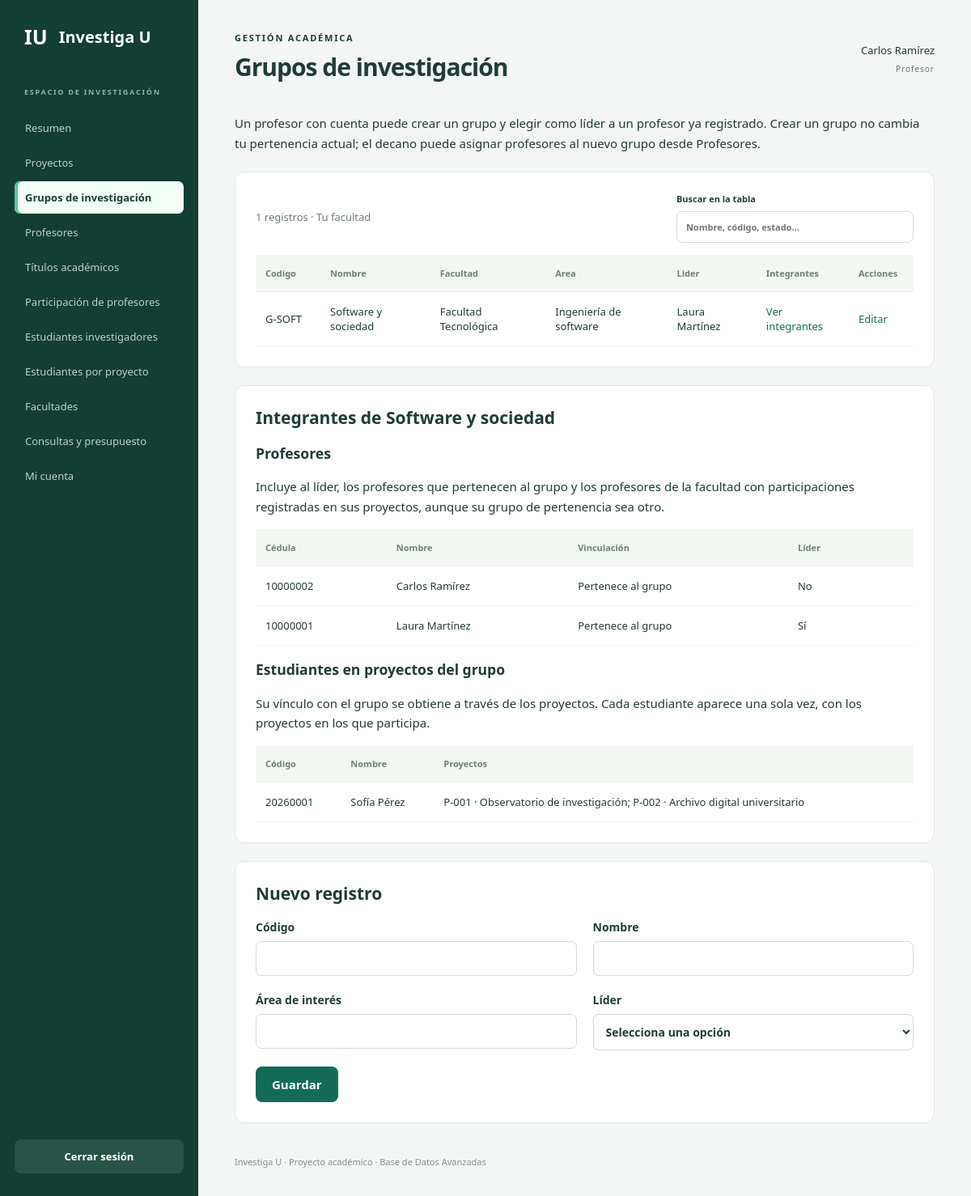
The app's page /?page=grupos&grupo=1 (signed in) with its own data.
### tables this page shows
CREATE TABLE Usuario (
 id_usuario INT AUTO_INCREMENT PRIMARY KEY, correo VARCHAR(180) NOT NULL UNIQUE,
 password VARCHAR(255) NOT NULL, rol ENUM('DECANO','DOCENTE') NOT NULL,
 CHECK(correo REGEXP '^[^[:space:]@]+@[^[:space:]@]+[.][^[:space:]@]+$')
);

CREATE TABLE Facultad (
 id_facultad INT AUTO_INCREMENT PRIMARY KEY,
 nombre VARCHAR(150) NOT NULL UNIQUE, sede VARCHAR(100) NOT NULL,
 CHECK(CHAR_LENGTH(TRIM(nombre))>0), CHECK(CHAR_LENGTH(TRIM(sede))>0)
);

CREATE TABLE Profesor (
 cedula VARCHAR(20) PRIMARY KEY, nombre VARCHAR(150) NOT NULL,
 tiempo_Experiencia INT NOT NULL DEFAULT 0, id INT AUTO_INCREMENT UNIQUE,
 CHECK(CHAR_LENGTH(TRIM(cedula))>0), CHECK(CHAR_LENGTH(TRIM(nombre))>0), CHECK(tiempo_Experiencia>=0)
);

### app/bootstrap.php (called while the page is built, shortened)
<?php
require_once __DIR__.'/datos.php';
function db(): PDO {
    static $pdo;
    if (!$pdo) {
        $pdo=new PDO('mysql:host='.(getenv('DB_HOST')?:'127.0.0.1').';port='.(getenv('DB_PORT')?:'3306').';dbname='.(getenv('DB_NAME')?:'investiga_u').';charset=utf8mb4',getenv('DB_USER')?:'investiga_app',getenv('DB_PASSWORD')?:'', [PDO::ATTR_ERRMODE=>PDO::ERRMODE_EXCEPTION,PDO::ATTR_DEFAULT_FETCH_MODE=>PDO::FETCH_ASSOC,PDO::ATTR_EMULATE_PREPARES=>false]);
        $pdo->exec('SET NAMES utf8mb4 COLLATE utf8mb4_unicode_ci');
        $pdo->exec("SET time_zone = '-05:00'");
    } return $pdo;
}
function rows(string $sql,array $args=[]): array { $q=db()->prepare($sql);$q->execute($args);return $q->fetchAll(); }
function h($v): string { return htmlspecialchars((string)$v,ENT_QUOTES,'UTF-8'); }
function base_path(): string {
 $path=str_replace('\\','/',dirname($_SERVER['SCRIPT_NAME']??'/index.php'));
 return $path==='/'||$path==='.'?'':rtrim($path,'/');
}
function app_url(string $path='/'): string {
 return base_path().$path;
}
function valor_formulario(string $campo,$valor='') {
 return $valor;
}
function user(): ?array {return isset($_SESSION['uid'])?datos_usuario((int)$_SESSION['uid']):null;}

### app/datos.php (called while the page is built, shortened)
<?php
function consulta_entidad(string $entidad): string {
 switch($entidad){
  case 'grupos':return <<<'SQL'
SELECT g.id,g.codigo_grupo codigo,g.nombre,g.area_interes,t.id_facultad facultad_id,p.id lider_id
 FROM Grupo_investigacion g JOIN Tiene_grupo t ON t.codigo_grupo=g.codigo_grupo
 LEFT JOIN Lidera l ON l.codigo_grupo=g.codigo_grupo LEFT JOIN Profesor p ON p.cedula=l.cedula
SQL;
  case 'estudiantes':return <<<'SQL'
SELECT e.id,e.codigo_estudiante codigo,e.nombre,e.correo,p.id registrado_por,r.facultad_id
 FROM Estudiante e JOIN Profesor p ON p.cedula=e.registrado_por JOIN v_profesores r ON r.id=p.id
SQL;
  case 'estudiante_proyecto':return 'SELECT i.id,e.id estudiante_id,p.id proyecto_id,i.fecha_inicio fecha_incorporacion,i.fecha_retiro FROM Investiga i JOIN Estudiante e ON e.codigo_estudiante=i.codigo_estudiante JOIN Proyecto_investigacion p ON p.codigo_proyecto=i.codigo_proyecto';
  case 'facultades':return "SELECT f.id_facultad id,f.nombre,f.sede,p.id decano_id,p.nombre decano,(SELECT GROUP_CONCAT(telefono SEPARATOR ', ') FROM Facultad_telefono t WHERE t.id_facultad=f.id_facultad) telefonos FROM Facultad f LEFT JOIN Es_decano d ON d.id_facultad=f.id_facultad LEFT JOIN Profesor p ON p.cedula=d.cedula";
 }
 throw new LogicException('Entidad no disponible.');
}
function registro_entidad(string $entidad,int $id): ?array {return rows('SELECT * FROM ('.consulta_entidad($entidad).') datos WHERE id=?',[$id])[0]??null;}
function datos_usuario(int $id): ?array {
 return rows("SELECT u.id_usuario id,p.id profesor_id,u.correo,u.rol,p.cedula,p.nombre,p.grupo_id,p.facultad_id FROM Usuario u JOIN Tiene t ON t.id_usuario=u.id_usuario JOIN v_profesores p ON p.cedula=t.cedula WHERE u.id_usuario=? AND (u.rol<>'DECANO' OR EXISTS(SELECT 1 FROM Es_decano d WHERE d.cedula=p.cedula AND d.id_facultad=p.facultad_id))",[$id])[0]??null;
}

### app/authorization.php (called while the page is built, shortened)
<?php
function options(string $sql,array $u): array {
 $args=[];foreach(['facultad'=>'facultad_id','grupo'=>'grupo_id','profesor'=>'profesor_id'] as $param=>$key)if(strpos($sql,':'.$param)!==false)$args[$param]=$u[$key];return rows($sql,$args);
}
function writable(string $entity,array $u): bool {
 return in_array($entity,['proyectos','grupos','participaciones','estudiantes','estudiante_proyecto'],true)&&$u['rol']==='DOCENTE';
}
function can_edit(string $entity,array $record,array $u): bool {
 if($entity==='grupos')return (int)$record['id']===(int)$u['grupo_id'];
 return (bool)rows('SELECT p.id FROM v_proyectos p JOIN v_profesores pr ON pr.id=? WHERE p.id=? AND p.grupo_id=? AND pr.facultad_id=?',[$record['profesor_id'],$record['proyecto_id'],$u['grupo_id'],$u['facultad_id']]);
}

### public/index.php (the view, shortened to what this page needs)
<?php
require __DIR__.'/../app/bootstrap.php';
require __DIR__.'/../app/authorization.php';
require __DIR__.'/../app/actions.php';
$error=null;
try { $u=user(); } catch(Throwable $e) { error_log($e->getMessage());http_response_code(503);exit('No se pudo conectar a la base de datos. Revisa la configuracion y el servidor.'); }
$entities=require __DIR__.'/../app/entities.php';
$page=$_GET['page']??'inicio';
?>
<!doctype html><html lang="es"><head><link rel="stylesheet" href="<?=h(app_url('/assets/'))?>style.css?v=<?=filemtime(__DIR__.'/assets/style.css')?>"></head><body>
<?php if(!$u): ?>
<main class="login"><section class="intro"><span class="eyebrow">UNIVERSIDAD DISTRITAL FRANCISCO JOSE DE CALDAS · INVESTIGACIÓN</span><h1>Las ideas crecen<br>cuando se conectan.</h1><p>Gestiona los grupos, las personas y los proyectos que transforman el conocimiento.</p><span class="badge">Investiga U / Base de Datos Avanzadas</span></section><section class="login-form"><div class="mark">IU</div><h2>Bienvenido a Investiga U</h2><p class="muted">Ingresa con tu cuenta institucional.</p><?php if($error):?><p class="error"><?=h($error)?></p><?php endif;?><form method="post"><?=csrf()?><input type="hidden" name="action" value="login"><label>Correo electrónico<input name="correo" type="email" required autocomplete="username" value="<?=h(valor_formulario('correo'))?>"></label><label>Contraseña<input name="password" type="password" required autocomplete="current-password"></label><button>Ingresar</button></form><small>Solicita tu cuenta al decano de tu facultad.</small></section></main>
<?php else: ?>
<aside><a class="brand" href="<?=h(app_url('/'))?>">IU <span>Investiga U</span></a><span class="nav-label">ESPACIO DE INVESTIGACIÓN</span>
<nav aria-label="Módulos de la aplicación">
<?php
$menu=['inicio'=>'Resumen'];
foreach($entities as $key=>$m)$menu[$key]=$m['titulo'];
$menu['reportes']='Consultas y presupuesto';
$menu['cuenta']='Mi cuenta';
foreach($menu as $key=>$titulo):$seleccionado=$page===$key;
?>
<a href="<?=h(app_url('/').($key==='inicio'?'':'?page='.$key))?>" class="<?=$seleccionado?'active':''?>"<?=$seleccionado?' aria-current="page"':''?>><?=h($titulo)?></a>
<?php endforeach;?>
</nav><form method="post"><?=csrf()?><button class="logout" name="action" value="logout">Cerrar sesión</button></form></aside>
<main class="workspace"><header><div><span class="eyebrow">GESTIÓN ACADÉMICA</span><h1><?=h($entities[$page]['titulo']??(['inicio'=>'Tu investigación, en perspectiva','reportes'=>'Consultas y presupuesto','usuarios'=>'Acceso de profesores','cuenta'=>'Mi cuenta'][$page]??'Página no encontrada'))?></h1></div><div class="identity"><?=h($u['nombre'])?><small><?=h($u['rol']==='DOCENTE'?'Profesor':'Decano')?></small></div></header>
<?php if($page==='inicio'):
 $stats=rows("SELECT total,activos,terminados,presupuesto FROM (".consulta_resumen_facultad().") datos_resumen_facultad WHERE facultad_id=?",[$u['facultad_id']])[0]; ?>
<section class="hero"><span class="eyebrow">CONOCIMIENTO QUE AVANZA</span><h2>Cada proyecto cuenta una nueva historia.</h2><p>Consulta el trabajo de tu facultad y acompaña sus próximos avances.</p><a class="button light" href="<?=h(app_url('/'))?>?page=proyectos">Explorar proyectos →</a></section><section class="stats"><?php foreach(['total'=>'Proyectos de la facultad','activos'=>'En ejecución','terminados'=>'Finalizados','presupuesto'=>'Presupuesto total (COP)'] as $k=>$label):?><article><span><?=h($label)?></span><strong><?=number_format((float)$stats[$k],$k==='presupuesto'?0:0,',','.')?></strong></article><?php endforeach;?></section><section class="panel"><h2>Próximas terminaciones</h2><?php $upcoming=rows("SELECT nombre,fin,grupo FROM v_proyectos WHERE facultad_id=? AND fin>=CURRENT_DATE ORDER BY fin LIMIT 5",[$u['facultad_id']]);foreach($upcoming as $r):?><div class="project-line"><div><strong><?=h($r['nombre'])?></strong><small><?=h($r['grupo'])?></small></div><span><?=h($r['fin'])?></span></div><?php endforeach;if(!$upcoming):?><p>No hay proyectos pendientes.</p><?php endif;?></section>
<?php elseif(isset($entities[$page])):
 $meta=$entities[$page];$list=options($meta['lista'],$u);$columnas=$list?array_keys($list[0]):($meta['columnas']??[]);$edit=null;
 ?>
 <?php
 if($page==='grupos'):?><p>Un profesor con cuenta puede crear un grupo y elegir como líder a un profesor ya registrado. Crear un grupo no cambia tu pertenencia actual; el decano puede asignar profesores al nuevo grupo desde Profesores.</p><?php endif;
 ?>
<section class="panel"><div class="toolbar"><p><?=count($list)?> registros · Tu facultad</p><label class="search-label">Buscar en la tabla<input type="search" id="search" placeholder="Nombre, código, estado…"></label></div><div class="table-wrap"><table id="records"><thead><tr><?php foreach($columnas as $col):if($col==='id')continue;?><th><?=h(ucfirst(str_replace('_',' ',$col)))?></th><?php endforeach;?><?php if($page==='grupos'):?><th>Integrantes</th><?php endif;?><?php if(writable($page,$u)):?><th>Acciones</th><?php endif;?></tr></thead><tbody><?php foreach($list as $r):?><tr><?php foreach($r as $k=>$v):if($k==='id')continue;?><td><?=h($page==='participaciones'&&$k==='responsable'?((int)$v===1?'Sí':'No'):($page==='participaciones'&&$k==='vigente'?((int)$v===1?'Vigente':($r['incorporacion']>date('Y-m-d')?'Pendiente de inicio':'Finalizada')):($v??'—')))?></td><?php endforeach;?><?php if($page==='grupos'):?><td><a href="<?=h(app_url('/'))?>?page=grupos&amp;grupo=<?=$r['id']?>#integrantes">Ver integrantes</a></td><?php endif;?><?php if(writable($page,$u)): $raw=registro_entidad($page,(int)$r['id']);?><td><?php if(can_edit($page,$raw,$u)):?><a href="<?=h(app_url('/'))?>?page=<?=h($page)?>&edit=<?=$r['id']?>#editor">Editar</a><?php if(in_array($page,['proyectos','estudiante_proyecto'],true)):?><form class="inline delete-form" method="post" <?= $page==='estudiante_proyecto'?'data-confirm="¿Retirar este vínculo? Se conservarán el estudiante y sus otros proyectos."':'' ?>><?=csrf()?><input type="hidden" name="id" value="<?=$r['id']?>"><button class="danger" name="action" value="delete"><?= $page==='estudiante_proyecto'?'Retirar vínculo':'Eliminar' ?></button></form><?php endif;endif;?></td><?php endif;?></tr><?php endforeach;?></tbody></table><?php if(!$list):?><p class="empty">Todavía no hay registros. Comienza con el formulario de esta página.</p><?php endif;?></div></section>
<?php if($page==='grupos'&&isset($_GET['grupo']))require __DIR__.'/../app/integrantes.php';?>
<?php if(writable($page,$u)):?><section class="panel" id="editor"><h2><?=$edit?'Editar registro':'Nuevo registro'?></h2><form method="post" class="grid-form"><?php foreach(array_merge($meta['campos'],$edit?[]:($meta['creacion']??[])) as $key=>$field):?><label><?=h($field[0])?><?php if($field[1]==='select'):?><select name="<?=$key?>" required><option value="">Selecciona una opción</option></select><?php else:?><input name="<?=$key?>" type="<?=$field[1]?>" value="<?=h(valor_formulario($key,$edit[$key]??''))?>" <?=($field[3]??false)?'':'required'?> <?=$field[1]==='number'?'min="0" step="0.01"':''?> maxlength="180"><?php endif;?></label><?php endforeach;?><div class="form-actions"><button>Guardar</button></div></form></section><?php endif;?>
<?php else: ?><p>Página no disponible.</p><?php endif;?>
<footer>Investiga U · Proyecto académico · Base de Datos Avanzadas</footer></main><?php endif;?></body></html>

### app/integrantes.php
<?php
$grupoSolicitado=filter_var($_GET['grupo']??'',FILTER_VALIDATE_INT);
$grupoConsultado=$grupoSolicitado?rows('SELECT id,nombre,lider_id FROM ('.consulta_entidad('grupos').') datos_grupos WHERE id=? AND facultad_id=?',[$grupoSolicitado,$u['facultad_id']])[0]??null:null;
?>
<section class="panel" id="integrantes">
<?php if(!$grupoConsultado):?>
<p class="error">Selecciona un grupo de tu facultad para consultar sus integrantes.</p>
<?php else:
$profesoresGrupo=rows("SELECT p.cedula,p.nombre,
 CASE WHEN p.grupo_id=g.id THEN 'Pertenece al grupo' WHEN p.id=g.lider_id THEN 'Lidera el grupo' ELSE 'Participa en sus proyectos' END vinculacion,
 CASE WHEN p.id=g.lider_id THEN 'Sí' ELSE 'No' END lider
 FROM v_profesores p JOIN (".consulta_entidad('grupos').") propio ON propio.id=p.grupo_id
 JOIN (".consulta_entidad('grupos').") g ON g.id=?
 WHERE g.facultad_id=? AND propio.facultad_id=g.facultad_id
 AND (p.grupo_id=g.id OR p.id=g.lider_id OR EXISTS(
  SELECT 1 FROM v_participaciones a JOIN v_proyectos pr ON pr.id=a.proyecto_id
  WHERE a.profesor_id=p.id AND pr.grupo_id=g.id)) ORDER BY p.nombre",[$grupoConsultado['id'],$u['facultad_id']]);
$estudiantesGrupo=rows("SELECT e.codigo,e.nombre,
 GROUP_CONCAT(DISTINCT CONCAT(p.codigo,' · ',p.nombre) ORDER BY p.codigo SEPARATOR '; ') proyectos
 FROM (".consulta_entidad('estudiantes').") e JOIN (".consulta_entidad('estudiante_proyecto').") ep ON ep.estudiante_id=e.id
 JOIN v_proyectos p ON p.id=ep.proyecto_id JOIN (".consulta_entidad('grupos').") g ON g.id=p.grupo_id
 JOIN v_profesores r ON r.id=e.registrado_por
 WHERE g.id=? AND g.facultad_id=? AND r.facultad_id=g.facultad_id
 GROUP BY e.id,e.codigo,e.nombre ORDER BY e.nombre",[$grupoConsultado['id'],$u['facultad_id']]);
?>
<h2>Integrantes de <?=h($grupoConsultado['nombre'])?></h2>
<h3>Profesores</h3>
<p>Incluye al líder, los profesores que pertenecen al grupo y los profesores de la facultad con participaciones registradas en sus proyectos, aunque su grupo de pertenencia sea otro.</p>
<?php if($profesoresGrupo):?><div class="table-wrap"><table><thead><tr><th>Cédula</th><th>Nombre</th><th>Vinculación</th><th>Líder</th></tr></thead><tbody>
<?php foreach($profesoresGrupo as $profesor):?><tr><td><?=h($profesor['cedula'])?></td><td><?=h($profesor['nombre'])?></td><td><?=h($profesor['vinculacion'])?></td><td><?=h($profesor['lider'])?></td></tr><?php endforeach;?>
</tbody></table></div><?php else:?><p>No hay profesores vinculados a este grupo.</p><?php endif;?>
<h3>Estudiantes en proyectos del grupo</h3>
<p>Su vínculo con el grupo se obtiene a través de los proyectos. Cada estudiante aparece una sola vez, con los proyectos en los que participa.</p>
<?php if($estudiantesGrupo):?><div class="table-wrap"><table><thead><tr><th>Código</th><th>Nombre</th><th>Proyectos</th></tr></thead><tbody>
<?php foreach($estudiantesGrupo as $estudiante):?><tr><td><?=h($estudiante['codigo'])?></td><td><?=h($estudiante['nombre'])?></td><td><?=h($estudiante['proyectos'])?></td></tr><?php endforeach;?>
</tbody></table></div><?php else:?><p>No hay estudiantes vinculados a proyectos de este grupo.</p><?php endif;?>
<?php endif;?>
</section>

### records on screen
usuario: rol "Profesor"
facultad: incorporacion "G-SOFT", incorporacion "Software y sociedad", nombre "Facultad Tecnológica", incorporacion "Ingeniería de software", incorporacion "Laura Martínez"
profesor: cedula "10000002", nombre "Carlos Ramírez", vinculacion "Pertenece al grupo", lider "No"
profesor: cedula "10000001", nombre "Laura Martínez", vinculacion "Pertenece al grupo", lider "Sí"

### other values on screen
$titulo "Resumen"
$titulo "Proyectos"
$titulo "Grupos de investigación"
$titulo "Profesores"
$titulo "Títulos académicos"
$titulo "Participación de profesores"
$titulo "Estudiantes investigadores"
$titulo "Estudiantes por proyecto"
$titulo "Facultades"
$titulo "Consultas y presupuesto"
$titulo "Mi cuenta"
$entities[$page]['titulo'] "Grupos de investigación"
$u['nombre'] "Carlos Ramírez"
count($list) "1"
str_replace('_',' ',$col) "Codigo"
